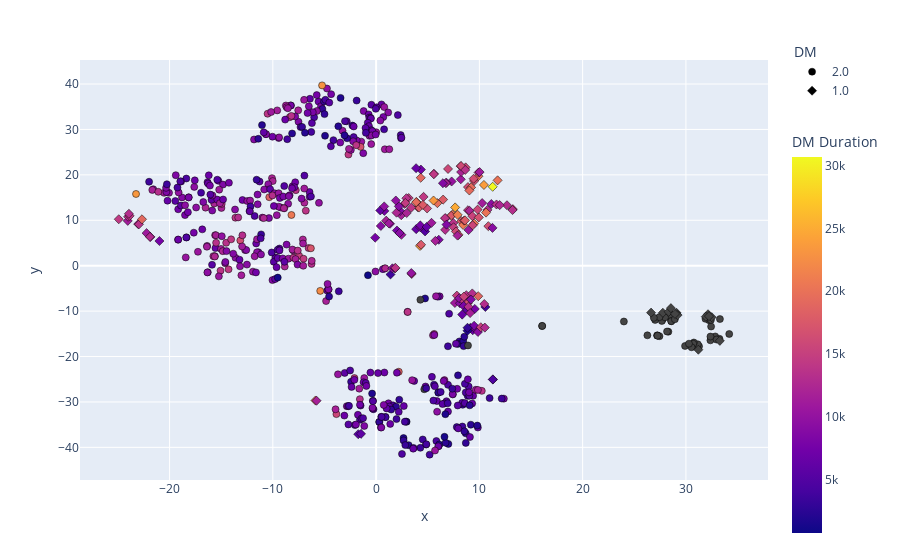

Notebook code cell kept with this figure:
### Code cell


### Figure 1 — Plotly figure (JSON) as saved in the notebook; plotly's stock layout.template omitted (floating-point values rounded to 4 significant figures; data arrays with more than 128 entries replaced by an {"elided": "..."} marker saying what was removed)
{"data": [{"customdata": {"elided": "504x1 str values"}, "hovertemplate": "DM=2.0<br>x=%{x}<br>y=%{y}<br>ID=%{customdata[0]}<br>DM Duration=%{marker.color}<extra></extra>", "legendgroup": "2.0", "marker": {"color": {"elided": "504 int values"}, "coloraxis": "coloraxis", "line": {"color": "rgba(0, 0, 0, 0.5)", "width": 1}, "size": 7, "symbol": "circle"}, "mode": "markers", "name": "2.0", "orientation": "v", "showlegend": true, "type": "scatter", "x": {"elided": "504 float values"}, "xaxis": "x", "y": {"elided": "504 float values"}, "yaxis": "y"}, {"customdata": {"elided": "170x1 str values"}, "hovertemplate": "DM=1.0<br>x=%{x}<br>y=%{y}<br>ID=%{customdata[0]}<br>DM Duration=%{marker.color}<extra></extra>", "legendgroup": "1.0", "marker": {"color": {"elided": "170 int values"}, "coloraxis": "coloraxis", "line": {"color": "rgba(0, 0, 0, 0.5)", "width": 1}, "size": 7, "symbol": "diamond"}, "mode": "markers", "name": "1.0", "orientation": "v", "showlegend": true, "type": "scatter", "x": {"elided": "170 float values"}, "xaxis": "x", "y": {"elided": "170 float values"}, "yaxis": "y"}], "layout": {"coloraxis": {"colorbar": {"title": {"text": "DM Duration"}, "y": 0.35}, "colorscale": [[0, "#0d0887"], [0.1111, "#46039f"], [0.2222, "#7201a8"], [0.3333, "#9c179e"], [0.4444, "#bd3786"], [0.5556, "#d8576b"], [0.6667, "#ed7953"], [0.7778, "#fb9f3a"], [0.8889, "#fdca26"], [1, "#f0f921"]]}, "legend": {"title": {"text": "DM"}, "tracegroupgap": 0, "x": 1.035, "y": 1.05}, "margin": {"t": 60}, "xaxis": {"anchor": "y", "domain": [0, 1], "title": {"text": "x"}}, "yaxis": {"anchor": "x", "domain": [0, 1], "title": {"text": "y"}}}}
